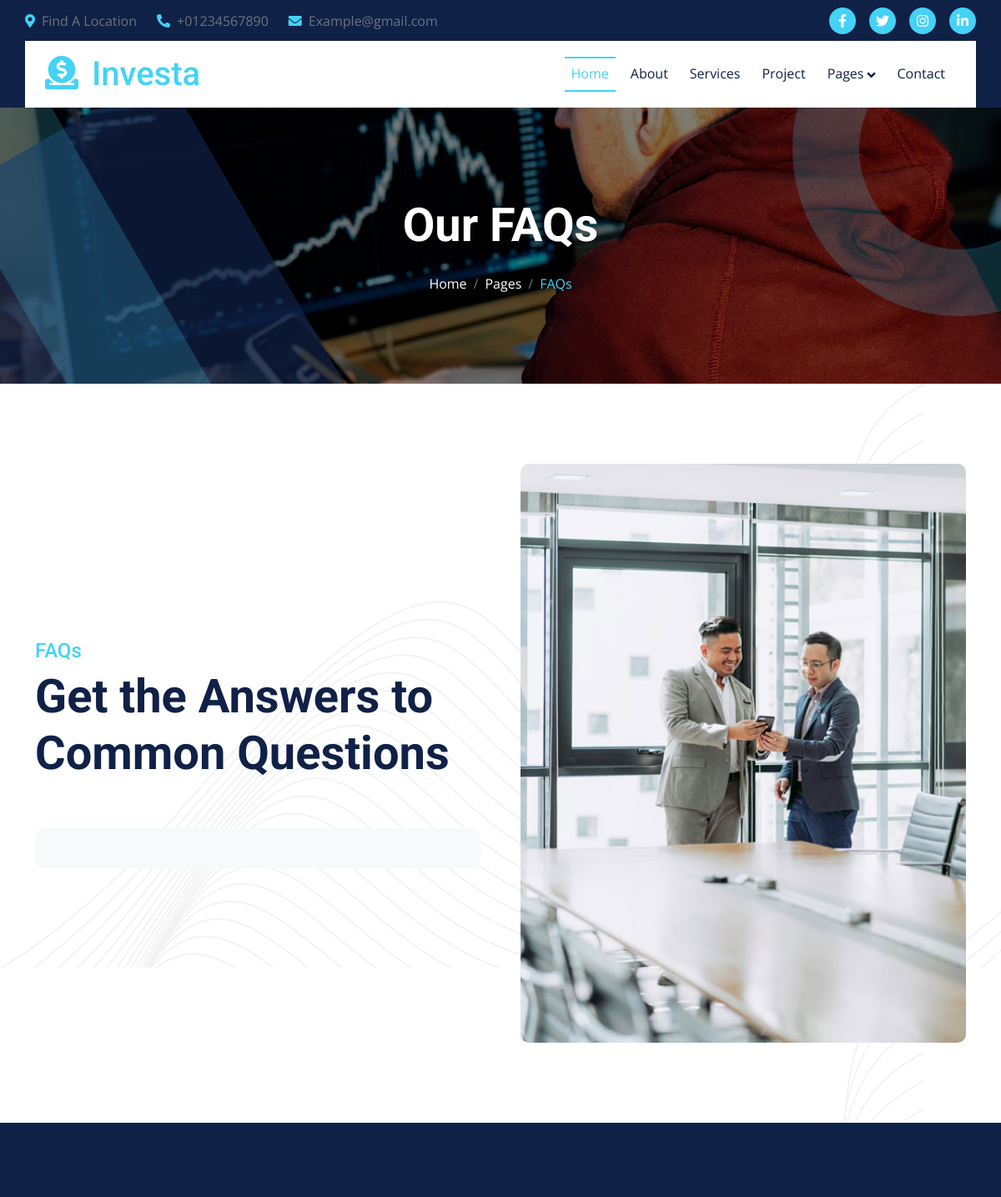
/faq/ (upper part), run on an earlier commit of the app's database.
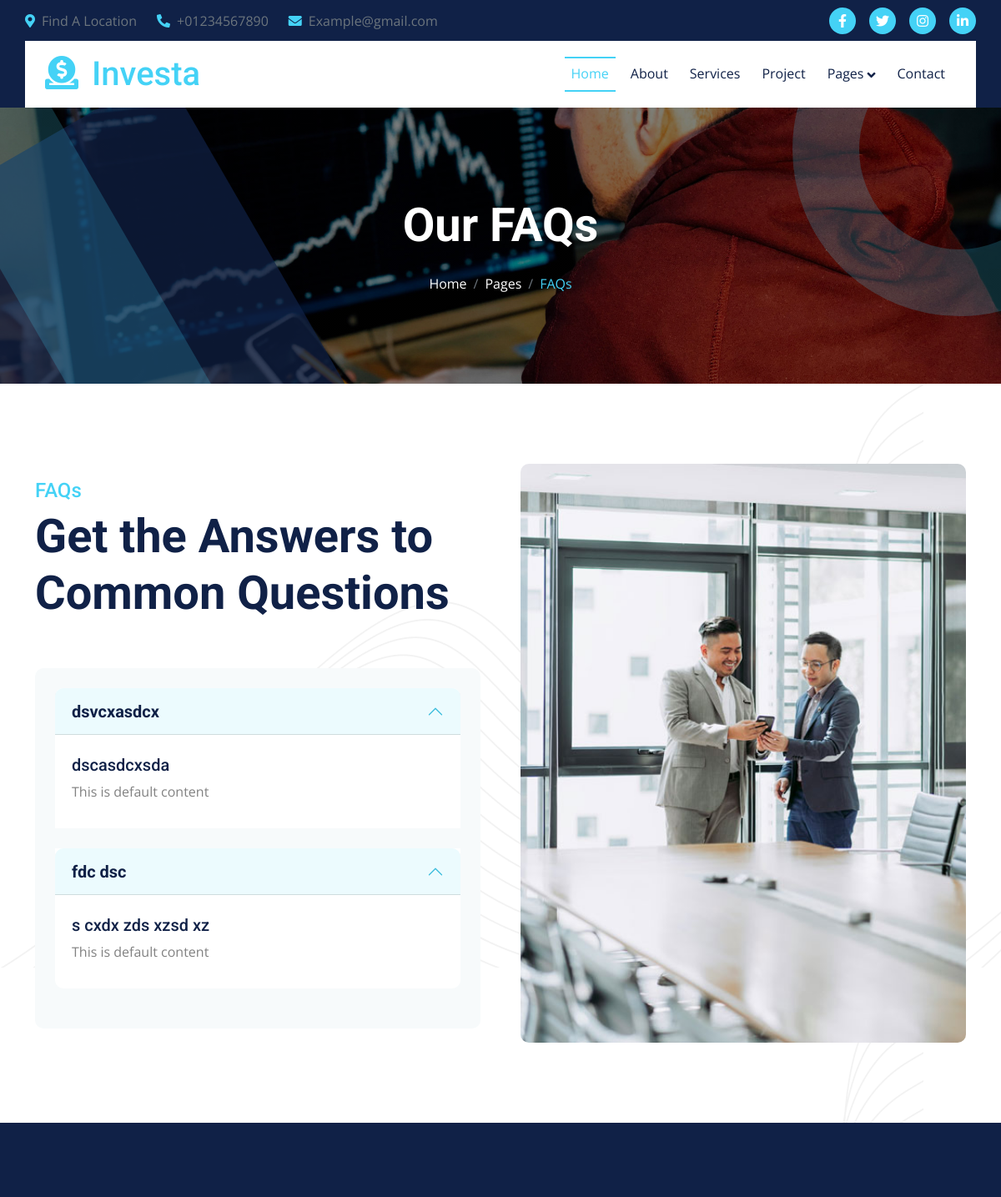
And on a later commit of the database.
### apps/models.py (models this page shows, shortened)
class Faq(models.Model):
    title=models.CharField(max_length=100)
    description = models.TextField()
    content = models.TextField(default="This is default content")

### apps/views.py (the view)
# urls.py: path('faq/',faq,name='faq'),
def faq(request):
    faqs = Faq.objects.all()
    context = {
        'faqs': faqs,
    }
    return render(request, 'faqs.html',context)

### apps/templates/faqs.html (shortened to what this page needs)
{% extends 'base.html' %}
{% load static %}
{% block content %}
        <div class="container-fluid bg-breadcrumb">
            <div class="bg-breadcrumb-single"></div>
            <div class="container text-center py-5" style="max-width: 900px;">
                <h4 class="text-white display-4 mb-4 wow fadeInDown" data-wow-delay="0.1s">Our FAQs</h4>
                <ol class="breadcrumb justify-content-center mb-0 wow fadeInDown" data-wow-delay="0.3s">
                    <li class="breadcrumb-item"><a href="index.html">Home</a></li>
                    <li class="breadcrumb-item"><a href="#">Pages</a></li>
                    <li class="breadcrumb-item active text-primary">FAQs</li>
                </ol>
            </div>
        </div>
        <div class="container-fluid faq py-5">
            <div class="container py-5">
                <div class="row g-5 align-items-center">
                    <div class="col-lg-6 wow fadeInLeft" data-wow-delay="0.1s">
                        <div class="pb-5">
                            <h4 class="text-primary">FAQs</h4>
                            <h1 class="display-4">Get the Answers to Common Questions</h1>
                        </div>
                       <div class="accordion bg-light rounded p-4" id="accordionExample">
                        {% for faq in faqs%}
                            <div class="accordion-item border-0 mb-4">
                                <h2 class="accordion-header" id="headingOne">
                                    <button class="accordion-button text-dark fs-5 fw-bold rounded-top" type="button" data-bs-toggle="collapse" data-bs-target="#collapseOne" aria-expanded="true" aria-controls="collapseTOne">
                                        {{faq.title}}
                                    </button>
                                </h2>
                                <div id="collapseOne" class="accordion-collapse collapse show" aria-labelledby="headingOne" data-bs-parent="#accordionExample">
                                    <div class="accordion-body my-2">
                                        <h5>{{faq.description}}</h5>
                                        <p>{{faq.content}}</p>
                                    </div>
                                </div>
                            </div>
                            {% endfor %}
                       </div>
                    </div>
                    <div class="col-lg-6 wow fadeInRight" data-wow-delay="0.3s">
                        <div class="faq-img RotateMoveRight rounded">
                            <img src="{% static 'img/faq-img.jpg'%}" class="img-fluid rounded w-100" alt="Image">
                        </div>
                    </div>
                </div>
            </div>
        </div>
    {% endblock %}

What changed in the data, as far as the page shows it:
added Faq: title "dsvcxasdcx", description "dscasdcxsda", content "This is default content"
added Faq: title "fdc dsc", description "s cxdx zds xzsd xz", content "This is default content"
